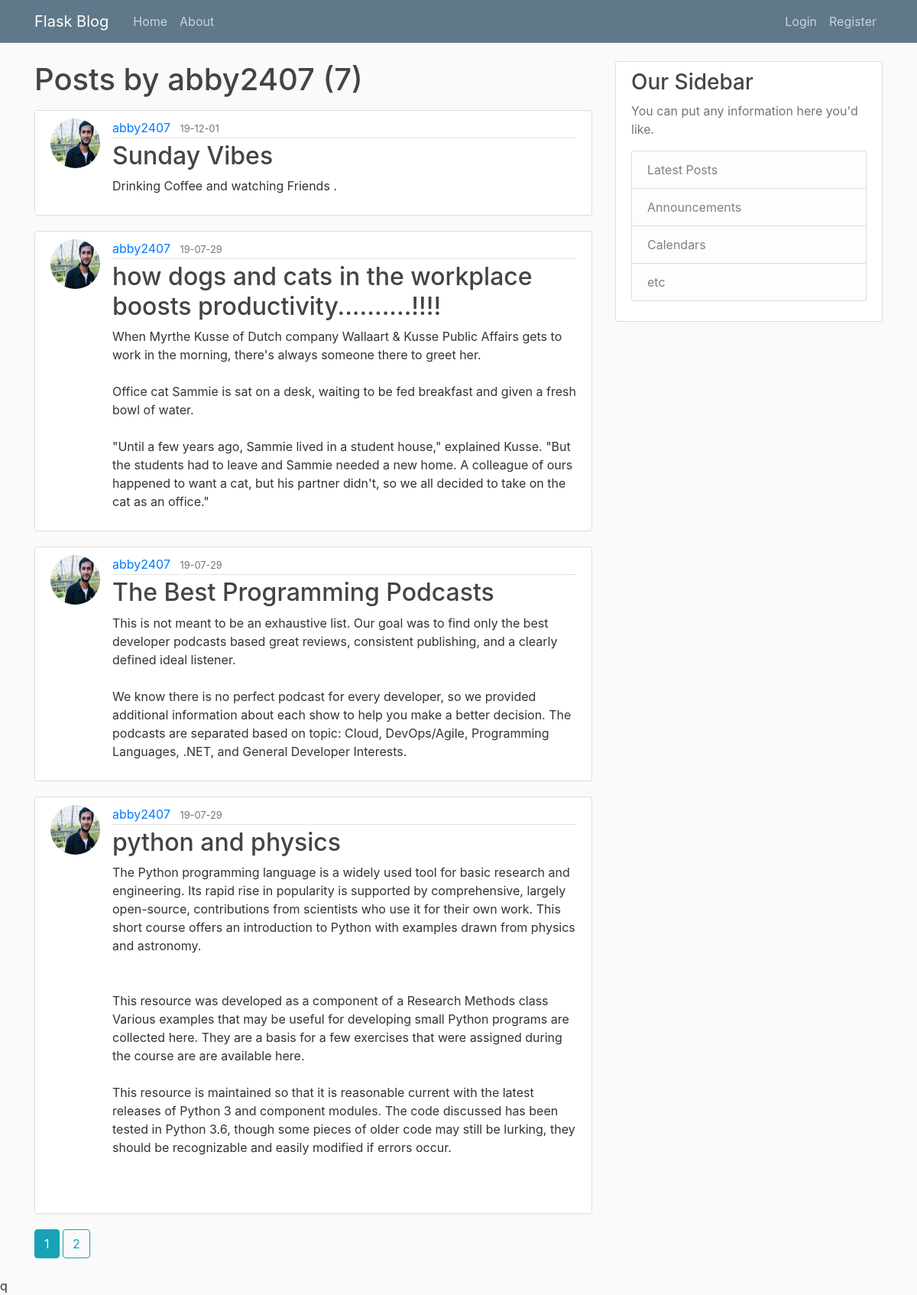
Screenshot of /user/abby2407 with the database file from the repository.
### bloggersNest/models.py (models this page shows, shortened)
class User(db.Model, UserMixin):
	id = db.Column(db.Integer, primary_key=True)
	username = db.Column(db.String(20), unique=True, nullable=False)
	email = db.Column(db.String(120), unique=True, nullable=False)
	image_file = db.Column(db.String(20), nullable=False, default='default.jpg')
	password = db.Column(db.String(60), nullable=False)
	posts = db.relationship('Post', backref='author', lazy=True)

class Post(db.Model):
	id = db.Column(db.Integer, primary_key=True)
	title = db.Column(db.String(100), nullable=False)
	date_posted = db.Column(db.DateTime, nullable=False, default=datetime.utcnow)
	content = db.Column(db.Text, nullable=False)
	user_id = db.Column(db.Integer, db.ForeignKey('user.id'), nullable=False)

### bloggersNest/users/routes.py (the view)
@users.route("/user/<string:username>")
def user_posts(username):
	page = request.args.get('page', 1, type=int)
	user = User.query.filter_by(username=username).first_or_404()
	posts = Post.query.filter_by(author=user).order_by(Post.date_posted.desc()).paginate(page=page, per_page=4)
	return render_template('user_posts.html', posts = posts, user=user)

### bloggersNest/templates/user_posts.html
{% extends "layout.html" %}
{% block content %}
  <h1 class="mb-3">Posts by {{ user.username }} ({{ posts.total }})</h1>
	{% for post in posts.items %}
		<article class="media content-section">
      <img class="rounded-circle article-img" src="{{ url_for('static', filename='profile_pics/' + post.author.image_file) }}">
          <div class="media-body">
            <div class="article-metadata">
              <a class="mr-2" href="{{ url_for('users.user_posts', username=post.author.username) }}">{{ post.author.username }}</a>
              <small class="text-muted">{{ post.date_posted.strftime('%y-%m-%d') }}</small>
            </div>
            <h2><a class="article-title" href="{{ url_for('posts.post', post_id=post.id) }}">{{ post.title }}</a></h2>
            <p class="article-content">{{ post.content }}</p>
          </div>
		</article>
	{% endfor %}
  {% for page_num in posts.iter_pages(left_edge=1, right_edge=1, left_current=1, right_current=2) %}
    {% if page_num %}
      {% if posts.page == page_num %}
        <a class="btn btn-info mb-4" href="{{ url_for('users.user_posts', username=user.username, page=page_num) }}">{{ page_num }}</a>
      {% else %}
        <a class="btn btn-outline-info mb-4" href="{{ url_for('users.user_posts', username=user.username, page=page_num) }}">{{ page_num }}</a>
      {% endif %}
    {% else %}
      ....
    {% endif %}
  {% endfor %}
{% endblock content %}

### bloggersNest/static/main.css (style rules this page uses)
body { background: #fafafa; color: #333333; margin-top: 5rem; }
h1, h2, h3, h4, h5, h6 { color: #444444; }
.content-section { background: #ffffff; padding: 10px 20px; border: 1px solid #dddddd; border-radius: 3px; margin-bottom: 20px; }
.article-title { color: #444444; }
.article-content { white-space: pre-line; }
.article-img { height: 65px; width: 65px; margin-right: 16px; }
.article-metadata { padding-bottom: 1px; margin-bottom: 4px; border-bottom: 1px solid #e3e3e3; }

### rows the page displays
User: username "abby2407"
Post: image_file (picture), author.username "abby2407", date_posted "19-12-01", title "Sunday Vibes", content "Drinking Coffee and watching Friends ."
Post: image_file (picture), author.username "abby2407", date_posted "19-07-29", title "how dogs and cats in the workplace boosts productivity..........!!!!", content "When Myrthe Kusse of Dutch company Wallaart & Kusse Public Affairs gets to work in the morning, there's always someone there to greet her. Office cat Sammie is sat on a desk, waiting to be fed breakfast and given a fresh bowl of water. \"Until a few years ago, Sammie lived in a student house,\" explained Kusse. \"But the students had to leave and Sammie needed a new home. A colleague of ours happened to want a cat, but his partner didn't, so we all decided to take on the cat as an office.\""
Post: image_file (picture), author.username "abby2407", date_posted "19-07-29", title "The Best Programming Podcasts", content "This is not meant to be an exhaustive list. Our goal was to find only the best developer podcasts based great reviews, consistent publishing, and a clearly defined ideal listener. We know there is no perfect podcast for every developer, so we provided additional information about each show to help you make a better decision. The podcasts are separated based on topic: Cloud, DevOps/Agile, Programming Languages, .NET, and General Developer Interests."
Post: image_file (picture), author.username "abby2407", date_posted "19-07-29", title "python and physics", content "The Python programming language is a widely used tool for basic research and engineering. Its rapid rise in popularity is supported by comprehensive, largely open-source, contributions from scientists who use it for their own work. This short course offers an introduction to Python with examples drawn from physics and astronomy. This resource was developed as a component of a Research Methods class Various examples that may be useful for developing small Python programs are collected here. They are a basis for a few exercises that were assigned during the course are are available here. This resource is maintained so that it is reasonable current with the latest releases of Python 3 and…"

### other values shown
{{ posts.total }} "7"
{{ page_num }} "1"
{{ page_num }} "2"
